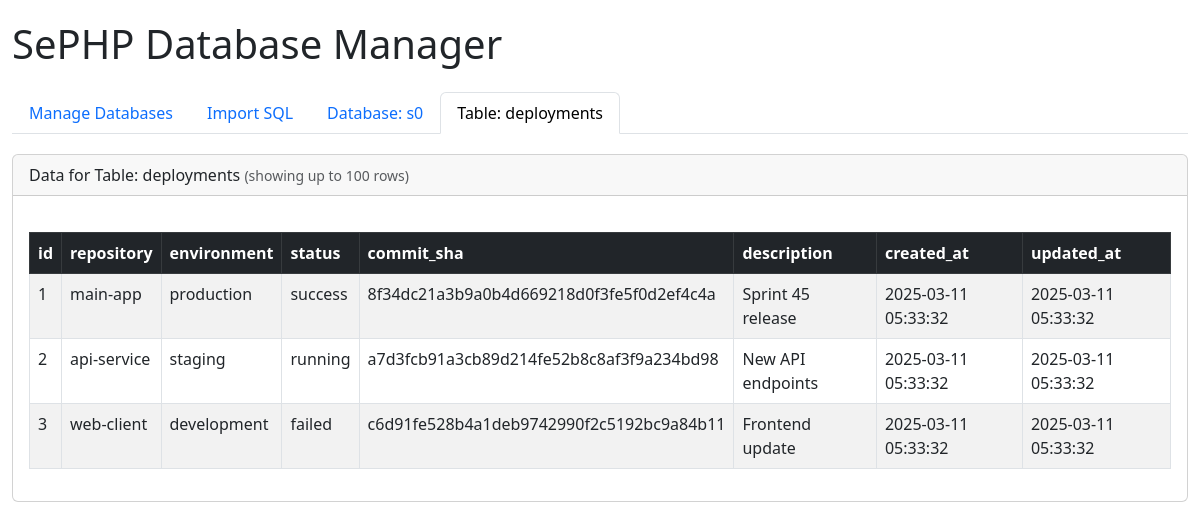
Screenshot of /db_manager.php?database=s0&table=deployments with the database file from the repository.
### tables this page shows
CREATE TABLE `deployments` (
  `id` int(11) NOT NULL,
  `repository` varchar(255) NOT NULL,
  `environment` varchar(100) NOT NULL,
  `status` varchar(50) NOT NULL,
  `commit_sha` varchar(40) NOT NULL,
  `description` text DEFAULT NULL,
  `created_at` timestamp NOT NULL DEFAULT current_timestamp(),
  `updated_at` timestamp NOT NULL DEFAULT current_timestamp() ON UPDATE current_timestamp()
);

### db_manager.php (the view, shortened to what this page needs)
<?php
$db_host = 'localhost';
$db_port = 3308;
$db_user = 'root';
$db_pass = 'admin';
function getConnection($database = '') {
    global $db_host, $db_port, $db_user, $db_pass;
    return new mysqli($db_host, $db_user, $db_pass, $database, $db_port);
}
$selected_db = isset($_GET['database']) ? $_GET['database'] : '';
$selected_table = isset($_GET['table']) ? $_GET['table'] : '';
$table_data = [];
if (!empty($selected_db) && !empty($selected_table)) {
    try {
        $conn = getConnection($selected_db);
        $result = $conn->query("SELECT * FROM `{$selected_table}` LIMIT 100");
        if ($result) {
            while ($row = $result->fetch_assoc()) {
                $table_data[] = $row;
            }
        }
    } catch (Exception $e) {
        $error = "Error fetching table data: " . $e->getMessage();
    }
}
?>
<!DOCTYPE html>
<html lang="en">
<head>
    <link href="https://cdn.jsdelivr.net/npm/bootstrap@5.3.0-alpha1/dist/css/bootstrap.min.css" rel="stylesheet">
</head>
<body>
    <div class="container">
        <h1 class="mb-4">SePHP Database Manager</h1>
        <ul class="nav nav-tabs" id="dbTabs" role="tablist">
            <li class="nav-item" role="presentation">
                <button class="nav-link active" id="manage-tab" data-bs-toggle="tab" data-bs-target="#manage" type="button" role="tab">Manage Databases</button>
            </li>
            <li class="nav-item" role="presentation">
                <button class="nav-link" id="import-tab" data-bs-toggle="tab" data-bs-target="#import" type="button" role="tab">Import SQL</button>
            </li>
            <?php if (!empty($selected_db)): ?>
                <li class="nav-item" role="presentation">
                    <button class="nav-link" id="tables-tab" data-bs-toggle="tab" data-bs-target="#tables" type="button" role="tab">Database: <?= htmlspecialchars($selected_db) ?></button>
                </li>
            <?php endif; ?>
            <?php if (!empty($selected_table)): ?>
                <li class="nav-item" role="presentation">
                    <button class="nav-link" id="data-tab" data-bs-toggle="tab" data-bs-target="#data" type="button" role="tab">Table: <?= htmlspecialchars($selected_table) ?></button>
                </li>
            <?php endif; ?>
        </ul>
        <div class="tab-content" id="dbTabsContent">
            <?php if (!empty($selected_db) && !empty($selected_table)): ?>
                <div class="tab-pane fade" id="data" role="tabpanel">
                    <div class="card db-panel">
                        <div class="card-header">
                            Data for Table: <?= htmlspecialchars($selected_table) ?>
                            <small class="text-muted">(showing up to 100 rows)</small>
                        </div>
                        <div class="card-body">
                            <div class="table-container">
                                <?php if (empty($table_data)): ?>
                                    <p>No data found in this table.</p>
                                <?php else: ?>
                                    <table class="table table-bordered table-striped table-hover">
                                        <thead class="table-dark">
                                            <tr>
                                                <?php foreach (array_keys($table_data[0]) as $column): ?>
                                                    <th><?= htmlspecialchars($column) ?></th>
                                                <?php endforeach; ?>
                                            </tr>
                                        </thead>
                                        <tbody>
                                            <?php foreach ($table_data as $row): ?>
                                                <tr>
                                                    <?php foreach ($row as $value): ?>
                                                        <td><?= htmlspecialchars($value) ?></td>
                                                    <?php endforeach; ?>
                                                </tr>
                                            <?php endforeach; ?>
                                        </tbody>
                                    </table>
                                <?php endif; ?>
                            </div>
                        </div>
                    </div>
                </div>
            <?php endif; ?>
        </div>
    </div>
</body>
</html>

### db_manager.php (style rules this page uses)
body { padding-top: 20px; }
.container { max-width: 1200px; }
.db-panel { margin-bottom: 30px; }
.table-container { margin-top: 20px; overflow-x: auto; }
.nav-tabs { margin-bottom: 20px; }

### rows the page displays
deployments: id "1", repository "main-app", environment "production", status "success", commit_sha "8f34dc21a3b9a0b4d669218d0f3fe5f0d2ef4c4a", description "Sprint 45 release", value "2025-03-11 05:33:32"
deployments: id "2", repository "api-service", environment "staging", status "running", commit_sha "a7d3fcb91a3cb89d214fe52b8c8af3f9a234bd98", description "New API endpoints", value "2025-03-11 05:33:32"
deployments: id "3", repository "web-client", environment "development", status "failed", commit_sha "c6d91fe528b4a1deb9742990f2c5192bc9a84b11", description "Frontend update", value "2025-03-11 05:33:32"

### other values shown
$selected_db "s0"
$selected_table "deployments"
$column "id"
$column "repository"
$column "environment"
$column "status"
$column "commit_sha"
$column "description"
$column "created_at"
$column "updated_at"
